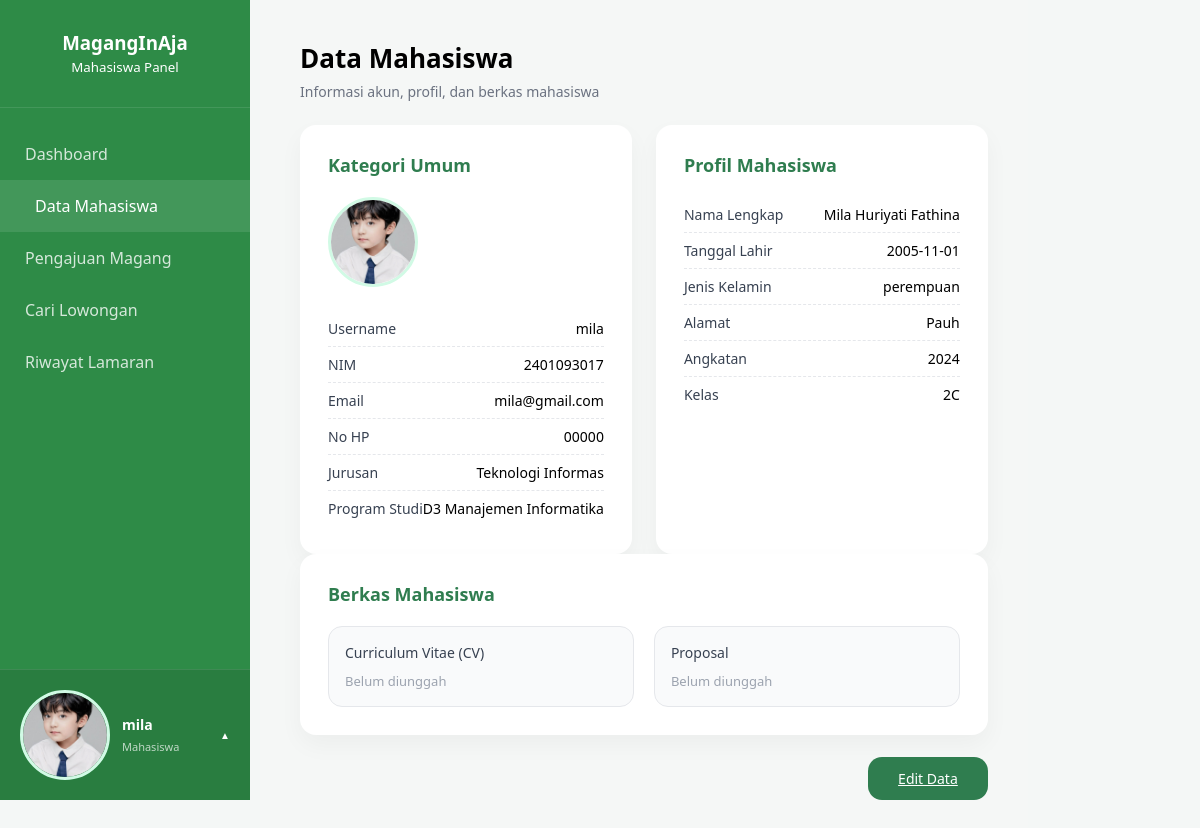
The app's page /mahasiswa/data_mahasiswa/data_mahasiswa.php (signed in) with its own data.
### tables this page shows
CREATE TABLE `mahasiswa` (
  `id_mahasiswa` int(11) NOT NULL,
  `id_user` int(11) NOT NULL,
  `nim` varchar(100) NOT NULL,
  `nama_lengkap` varchar(150) NOT NULL,
  `tanggal_lahir` date NOT NULL,
  `jenis_kelamin` enum('laki-laki','perempuan') NOT NULL,
  `alamat` text NOT NULL,
  `id_jurusan` int(11) NOT NULL,
  `id_prodi` int(11) NOT NULL,
  `angkatan` year(4) NOT NULL,
  `kelas` varchar(50) NOT NULL,
  `email` varchar(150) NOT NULL,
  `no_hp` varchar(20) NOT NULL,
  `create_at` datetime NOT NULL
);

CREATE TABLE `users` (
  `id_user` int(11) NOT NULL,
  `username` varchar(100) NOT NULL,
  `email` varchar(150) NOT NULL,
  `password` varchar(255) NOT NULL,
  `created_at` datetime NOT NULL,
  `update_at` datetime NOT NULL,
  `roles` enum('super_admin','admin_jurusan','mahasiswa','perusahaan') NOT NULL,
  `foto` varchar(255) NOT NULL,
  `no_hp` varchar(20) NOT NULL,
  `status` enum('Pending','Verified','Rejected') NOT NULL
);

CREATE TABLE `jurusan` (
  `id_jurusan` int(11) NOT NULL,
  `id_user` int(11) NOT NULL,
  `kode` varchar(20) NOT NULL,
  `nama_jurusan` varchar(150) NOT NULL,
  `keterangan` text NOT NULL
);

CREATE TABLE `prodi` (
  `id_prodi` int(11) NOT NULL,
  `id_jurusan` int(11) NOT NULL,
  `nama_prodi` varchar(100) NOT NULL,
  `status` enum('aktif','tidak aktif') NOT NULL
);

### config.php (called while the page is built, shortened)
<?php
$base_url = "http://localhost/MagangInAja/";

### mahasiswa/data_mahasiswa/data_mahasiswa.php (the view, shortened to what this page needs)
<?php
require_once '../../templates/header_mahasiswa.php';
$id_user = $_SESSION['user_id'] ?? null;
$query = "SELECT
    u.username, u.email, u.no_hp, u.foto,
    j.nama_jurusan, p.nama_prodi, m.nim,
    m.nama_lengkap, m.tanggal_lahir, m.jenis_kelamin,
    m.alamat, m.angkatan, m.kelas
FROM users u
LEFT JOIN mahasiswa m ON m.id_user = u.id_user
LEFT JOIN jurusan j ON m.id_jurusan = j.id_jurusan
LEFT JOIN prodi p ON m.id_prodi = p.id_prodi
WHERE u.id_user = ?";
$stmt = mysqli_prepare($conn, $query);
mysqli_stmt_bind_param($stmt, "i", $id_user);
mysqli_stmt_execute($stmt);
$data = mysqli_fetch_assoc(mysqli_stmt_get_result($stmt));
$berkas = [];
?>
<link rel="stylesheet" href="../../css/data_mahasiswa.css">
<div class="main-content">
    <div class="page-header">
        <h1>Data Mahasiswa</h1>
        <p>Informasi akun, profil, dan berkas mahasiswa</p>
    </div>
    <div class="grid-2">
        <div class="card">
            <h2>Kategori Umum</h2>
            <div class="photo-section">
                <img src="<?= $base_url; ?>img/profile_mahasiswa/<?= $data['foto'] ?? 'default.png'; ?>"
                     class="mini-avatar"
                     onerror="this.src='https://ui-avatars.com/api/?name=<?= urlencode($data['username']); ?>&background=fff&color=2E8B47'">
            </div>
            <div class="info-list">
                <p><span>Username</span><?= $data['username']; ?></p>
                <p><span>NIM</span><?= $data['nim']; ?></p>
                <p><span>Email</span><?= $data['email']; ?></p>
                <p><span>No HP</span><?= $data['no_hp']; ?></p>
                <p><span>Jurusan</span><?= $data['nama_jurusan']; ?></p>
                <p><span>Program Studi</span><?= $data['nama_prodi']; ?></p>
            </div>
        </div>
        <div class="card">
            <h2>Profil Mahasiswa</h2>
            <div class="info-list">
                <p><span>Nama Lengkap</span><?= $data['nama_lengkap'] ?? '-'; ?></p>
                <p><span>Tanggal Lahir</span><?= $data['tanggal_lahir'] ?? '-'; ?></p>
                <p><span>Jenis Kelamin</span><?= $data['jenis_kelamin'] ?? '-'; ?></p>
                <p><span>Alamat</span><?= $data['alamat'] ?? '-'; ?></p>
                <p><span>Angkatan</span><?= $data['angkatan'] ?? '-'; ?></p>
                <p><span>Kelas</span><?= $data['kelas'] ?? '-'; ?></p>
            </div>
        </div>
    </div>
    <div class="card">
        <h2>Berkas Mahasiswa</h2>
        <div class="berkas-grid">
            <div class="berkas-item">
                <span>Curriculum Vitae (CV)</span>
                <?php if (!empty($berkas['cv'])): ?>
                    <a href="<?= $base_url; ?>uploads/berkas/<?= $berkas['cv']; ?>" target="_blank">
                        Lihat Berkas
                    </a>
                <?php else: ?>
                    <em>Belum diunggah</em>
                <?php endif; ?>
            </div>
            <div class="berkas-item">
                <span>Proposal</span>
                <?php if (!empty($berkas['proposal'])): ?>
                    <a href="<?= $base_url; ?>uploads/berkas/<?= $berkas['proposal']; ?>" target="_blank">
                        Lihat Berkas
                    </a>
                <?php else: ?>
                    <em>Belum diunggah</em>
                <?php endif; ?>
            </div>
        </div>
    </div>
    <div class="form-action">
        <a href="form_data_mahasiswa.php" class="btn-primary">
            Edit Data
        </a>
    </div>
</div>

### css/mahasiswa.css (style rules this page uses)
:root { --primary-green: #2E8B47; --sidebar-width: 250px; }
* { margin: 0; padding: 0; box-sizing: border-box; font-family: 'Segoe UI', sans-serif; }
body { background-color: #f4f7f6; display: flex; }
.mini-avatar { width: 40px; height: 40px; border-radius: 50%; border: 2px solid white; }
.main-content { margin-left: 250px; flex: 1; display: flex; flex-direction: column; min-height: 100vh; padding: 40px; box-sizing: border-box; }

### css/data_mahasiswa.css (style rules this page uses)
.main-content { margin-left: 260px; padding: 40px; background: #f5f7f6; min-height: 100vh; }
.page-header h1 { margin: 0; font-size: 26px; font-weight: 600; }
.page-header p { color: #6b7280; margin-top: 6px; font-size: 14px; }
.grid-2 { display: grid; grid-template-columns: 1fr 1fr; gap: 24px; margin-top: 24px; }
.card { background: #ffffff; border-radius: 16px; padding: 28px; box-shadow: 0 10px 24px rgba(0,0,0,0.04); }
.card h2 { margin-bottom: 20px; color: #2f7d4f; font-size: 18px; font-weight: 600; }
.photo-section { display: flex; align-items: center; gap: 18px; margin-bottom: 24px; }
.mini-avatar { width: 90px; height: 90px; border-radius: 50%; object-fit: cover; border: 3px solid #d1fae5; }
.info-list p { display: flex; justify-content: space-between; align-items: center; padding: 8px 0; margin: 0; border-bottom: 1px dashed #e5e7eb; font-size: 14px; }
.info-list p:last-child { border-bottom: none; }
.info-list span { font-weight: 500; color: #374151; }
.berkas-grid { display: grid; grid-template-columns: repeat(auto-fit, minmax(220px, 1fr)); gap: 20px; }
.berkas-item { padding: 16px; border: 1px solid #e5e7eb; border-radius: 14px; background: #f9fafb; display: flex; flex-direction: column; gap: 10px; }
.berkas-item span { font-weight: 500; font-size: 14px; color: #374151; }
.berkas-item em { font-size: 13px; color: #9ca3af; font-style: normal; }
.form-action { margin-top: 32px; text-align: right; }
.btn-primary { background: #2f7d4f; color: white; padding: 12px 30px; border-radius: 14px; border: none; cursor: pointer; font-size: 14px; transition: background 0.2s ease; }

### records on screen
mahasiswa: id_user.foto (picture), id_user.username "mila", nim "2401093017", id_user.email "mila@gmail.com", id_user.no_hp "00000", id_jurusan.nama_jurusan "Teknologi Informas", id_prodi.nama_prodi "D3 Manajemen Informatika", nama_lengkap "Mila Huriyati Fathina", tanggal_lahir "2005-11-01", jenis_kelamin "perempuan", alamat "Pauh", angkatan "2024", kelas "2C"

### other values on screen
$_SESSION['username'] "mila"
